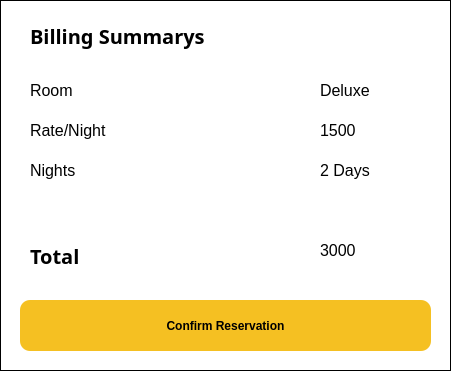
             <widget class="QWidget" name="widget_6" native="true">
              <property name="geometry">
               <rect>
                <x>680</x>
                <y>100</y>
                <width>451</width>
                <height>371</height>
               </rect>
              </property>
              <property name="styleSheet">
               <string notr="true">background-color: white;
border: 1px solid;</string>
              </property>
              <widget class="QLabel" name="label_19">
               <property name="geometry">
                <rect>
                 <x>30</x>
                 <y>20</y>
                 <width>241</width>
                 <height>31</height>
                </rect>
               </property>
               <property name="font">
                <font>
                 <family>Poppins</family>
                 <pointsize>15</pointsize>
                 <weight>75</weight>
                 <bold>true</bold>
                </font>
               </property>
               <property name="styleSheet">
                <string notr="true">QLabel {
    color: black;
	border: none;
}</string>
               </property>
               <property name="text">
                <string>Billing Summarys</string>
               </property>
              </widget>
              <widget class="QLabel" name="label_20">
               <property name="geometry">
                <rect>
                 <x>30</x>
                 <y>80</y>
                 <width>111</width>
                 <height>21</height>
                </rect>
               </property>
               <property name="font">
                <font>
                 <family>Arial</family>
                 <pointsize>12</pointsize>
                </font>
               </property>
               <property name="styleSheet">
                <string notr="true">QLabel {
    color: black;
	border: none;
}</string>
               </property>
               <property name="text">
                <string>Room</string>
               </property>
              </widget>
              <widget class="QLabel" name="label_21">
               <property name="geometry">
                <rect>
                 <x>30</x>
                 <y>120</y>
                 <width>111</width>
                 <height>21</height>
                </rect>
               </property>
               <property name="font">
                <font>
                 <family>Arial</family>
                 <pointsize>12</pointsize>
                </font>
               </property>
               <property name="styleSheet">
                <string notr="true">QLabel {
    color: black;
	border: none;
}</string>
               </property>
               <property name="text">
                <string>Rate/Night</string>
               </property>
              </widget>
              <widget class="QLabel" name="label_22">
               <property name="geometry">
                <rect>
                 <x>30</x>
                 <y>160</y>
                 <width>111</width>
                 <height>21</height>
                </rect>
               </property>
               <property name="font">
                <font>
                 <family>Arial</family>
                 <pointsize>12</pointsize>
                </font>
               </property>
               <property name="styleSheet">
                <string notr="true">QLabel {
    color: black;
	border: none;
}</string>
               </property>
               <property name="text">
                <string>Nights</string>
               </property>
              </widget>
              <widget class="QLabel" name="label_23">
               <property name="geometry">
                <rect>
                 <x>320</x>
                 <y>80</y>
                 <width>111</width>
                 <height>21</height>
                </rect>
               </property>
               <property name="font">
                <font>
                 <family>Arial</family>
                 <pointsize>12</pointsize>
                </font>
               </property>
               <property name="styleSheet">
                <string notr="true">QLabel {
    color: black;
	border: none;
}</string>
               </property>
               <property name="text">
                <string>Deluxe</string>
               </property>
              </widget>
              <widget class="QLabel" name="label_24">
               <property name="geometry">
                <rect>
                 <x>320</x>
                 <y>120</y>
                 <width>111</width>
                 <height>21</height>
                </rect>
               </property>
               <property name="font">
                <font>
                 <family>Arial</family>
                 <pointsize>12</pointsize>
                </font>
               </property>
               <property name="styleSheet">
                <string notr="true">QLabel {
    color: black;
	border: none;
}</string>
               </property>
               <property name="text">
                <string>1500</string>
               </property>
              </widget>
              <widget class="QLabel" name="label_25">
               <property name="geometry">
                <rect>
                 <x>320</x>
                 <y>160</y>
                 <width>111</width>
                 <height>21</height>
                </rect>
               </property>
               <property name="font">
                <font>
                 <family>Arial</family>
                 <pointsize>12</pointsize>
                </font>
               </property>
               <property name="styleSheet">
                <string notr="true">QLabel {
    color: black;
	border: none;
}</string>
               </property>
               <property name="text">
                <string>2 Days</string>
               </property>
              </widget>
              <widget class="Line" name="line_2">
               <property name="geometry">
                <rect>
                 <x>20</x>
                 <y>210</y>
                 <width>421</width>
                 <height>20</height>
                </rect>
               </property>
               <property name="styleSheet">
                <string notr="true">border: none;</string>
               </property>
               <property name="orientation">
                <enum>Qt::Horizontal</enum>
               </property>
              </widget>
              <widget class="QLabel" name="label_26">
               <property name="geometry">
                <rect>
                 <x>30</x>
                 <y>240</y>
                 <width>161</width>
                 <height>31</height>
                </rect>
               </property>
               <property name="font">
                <font>
                 <family>Poppins</family>
                 <pointsize>15</pointsize>
                 <weight>75</weight>
                 <bold>true</bold>
                </font>
               </property>
               <property name="styleSheet">
                <string notr="true">QLabel {
    color: black;
	border: none;
}</string>
               </property>
               <property name="text">
                <string>Total</string>
               </property>
              </widget>
              <widget class="QLabel" name="label_27">
               <property name="geometry">
                <rect>
                 <x>320</x>
                 <y>240</y>
                 <width>111</width>
                 <height>21</height>
                </rect>
               </property>
               <property name="font">
                <font>
                 <family>Arial</family>
                 <pointsize>12</pointsize>
                </font>
               </property>
               <property name="styleSheet">
                <string notr="true">QLabel {
    color: black;
	border: none;
}</string>
               </property>
               <property name="text">
                <string>3000</string>
               </property>
              </widget>
              <widget class="QPushButton" name="btnConfirmReservation">
               <property name="geometry">
                <rect>
                 <x>20</x>
                 <y>300</y>
                 <width>411</width>
                 <height>51</height>
                </rect>
               </property>
               <property name="styleSheet">
                <string notr="true">QPushButton {
    background-color: rgb(245, 192, 34);
    color: black;
    border: none;
    border-radius: 10px;
    padding: 10px;
    font-weight: bold;
}

QPushButton:hover {
    background-color: rgb(255, 210, 60);
}

QPushButton:pressed {
    background-color: rgb(200, 150, 10);
}

QPushButton:checked {
    background-color: rgb(200, 150, 10);
}</string>
               </property>
               <property name="text">
                <string>Confirm Reservation</string>
               </property>
              </widget>
             </widget>
